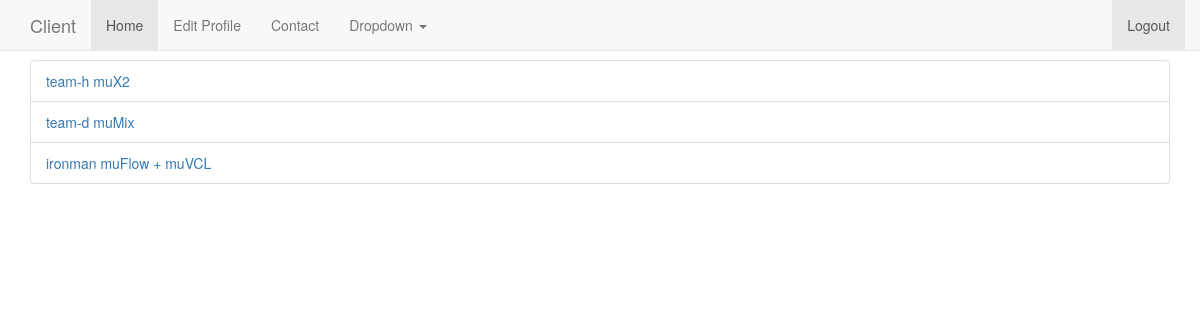
/account/ (signed in), run on the app's committed database.
### accounts/models.py (models this page shows)
class Folder(models.Model):
    project = models.ForeignKey(Project)
    team = models.ForeignKey(User, limit_choices_to={'groups__name': 'ironmen'}, related_name='proj_team' )
    client = models.ForeignKey(User, limit_choices_to={'groups__name': 'Client'}, related_name='proj_client')
    mentor = models.CharField(default='', max_length=40)
    prob_stat = models.TextField()
    vertical = models.CharField(max_length=20)
    def __str__(self):
        return str(self.team) + " " + str(self.project)

class Project(models.Model):
    product_name = models.CharField(max_length=30)
    timeInWeeks  = models.IntegerField(default=0)
    def __str__(self):
        return self.product_name

### accounts/views.py (the view)
def home(request):
    try:
        if request.user.groups.all()[0].name == 'ironmen':
            projects = Folder.objects.filter(team=request.user)
            return render(request, 'accounts/home.html',
                          {'projects':projects})
        else:
            teams = Folder.objects.filter(client=request.user)
            return render(request, 'accounts/viewTeams.html', {'teams': teams})
    except:
        raise Http404()

### accounts/templates/accounts/viewTeams.html
{% extends 'base.html' %}
{% block body %}
    <ul class="list-group">
        {% for team in teams %}
            <li class="list-group-item">
                <a href="/account/{{ team.project.id }}/{{ team.team }}">
                    {{ team }}</a></li>
        {% endfor %}
    </ul>
{% endblock %}

### accounts/templates/base.html (shortened to what this page needs)
<head>
    <link rel="stylesheet"
          href="https://maxcdn.bootstrapcdn.com/bootstrap/3.3.7/css/bootstrap.min.css"
>
    <nav class="navbar navbar-default navbar-fixed-top">
      <div class="container">
        <div class="navbar-header">
          <a class="navbar-brand" href="#">{{ user }}</a>
        </div>
        <div id="navbar" class="navbar-collapse collapse">
          <ul class="nav navbar-nav">
            <li class="active"><a href="/account/">Home</a></li>
            <li><a href="/account/edit_userprofile/">Edit Profile</a></li>
            <li><a href="#contact">Contact</a></li>
            <li class="dropdown">
              <a href="#" class="dropdown-toggle" data-toggle="dropdown" role="button" aria-haspopup="true" aria-expanded="false">Dropdown <span class="caret"></span></a>
            </li>
          </ul>
          <ul class="nav navbar-nav navbar-right">
              {% if not user.is_authenticated %}
                  <li class="active"><a href="/account/register/">Register<span class="sr-only">(current)</span></a></li>
                  <li class="active"><a href="/account/login/">Login<span class="sr-only">(current)</span></a></li>
              {% else %}
                  <li class="active"><a href="/account/logout/">Logout<span class="sr-only">(current)</span></a></li>
              {% endif %}
          </ul>
        </div>
      </div>
    </nav>
    {% block head %}
        base head
     {% endblock %}
</head><!DOCTYPE html>
<html lang="en">
  <body>
  <br><br><br>
    <div class="container">
          {% block body %}{% endblock %}
    </div>
  </body>
</html>

### data on the page
Folder: team+project "team-h muX2"
Folder: team+project "team-d muMix"
Folder: team+project "ironman muFlow + muVCL"

### other printed values
{{ user }} "Client"
